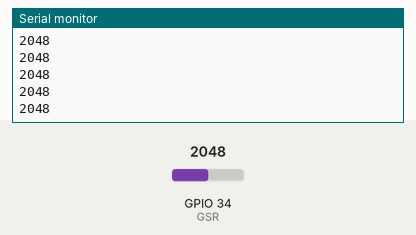
Recording of a sketch running on a simulated ESP32. Shown: the last lines printed to the serial monitor. The inputs (shaded band) are chosen by the test bench; at power-on: GPIO 34 (GSR) = 2048.

Above: at 1.2 s.
1.3 s: GPIO 34 (GSR) set to 2866
At 1.37 s:
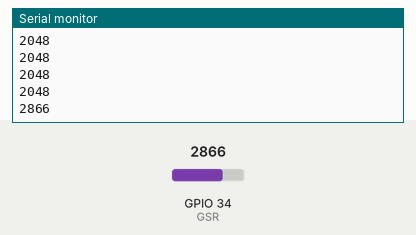
2.8 s: GPIO 34 (GSR) set to 3603
At 2.89 s:
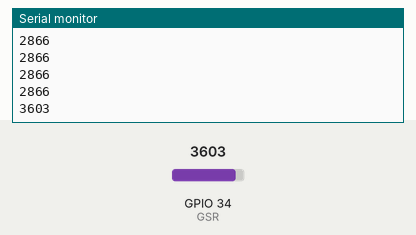
Timing chart, 0 to 5.8 s (numbered marks = the images above; inputs shaded):
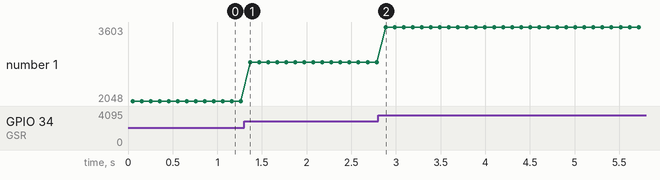

Measured:
- after the input at 1.3 s, the serial monitor: prints a new line after 0.07 s (image 1)
- after the input at 2.8 s, the serial monitor: prints a new line after 0.08 s (image 2)
- plotted number 1: 2048 → 2866 after the input at 1.3 s, 2866 → 3603 after the input at 2.8 s

The sketch:

gsr_monitor.ino
```cpp
// Simple GSR Monitor - Based on Grove GSR Example
// Connect: Black->GND, Red->VIN, Yellow->GPIO34

const int GSR = 34;
int sensorValue = 0;
int gsr_average = 0;

void setup() {
  Serial.begin(115200);
}

void loop() {
  long sum = 0;
  for (int i = 0; i < 10; i++) {
    sensorValue = analogRead(GSR);
    sum += sensorValue;
    delay(5);
  }
  gsr_average = sum / 10;
  Serial.println(gsr_average);
  delay(50);  // Send at ~10Hz to match plot update rate
}
```
